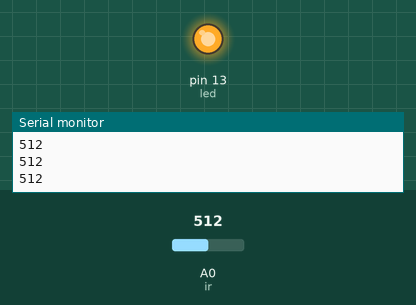
Recording of a sketch running on a simulated Arduino Uno, built with avr-gcc and run on an emulated ATmega328P. On the bench: output pins drawn as LEDs (lit = HIGH), the last lines printed to the serial monitor. The test bench sets the inputs (shaded band); at power-on: A0 (ir) = 512.

Above: at 1.2 s.
1.3 s: A0 (ir) set to 487
At 2.3 s:
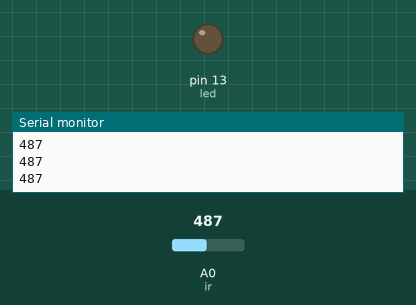
2.8 s: A0 (ir) set to 510
At 3.6 s:
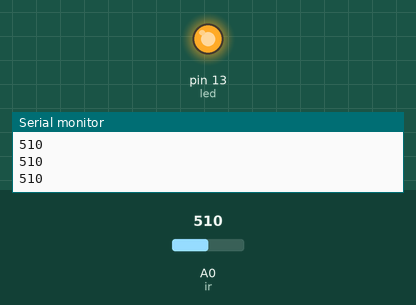
4.3 s: A0 (ir) set to 490
At 4.6 s:
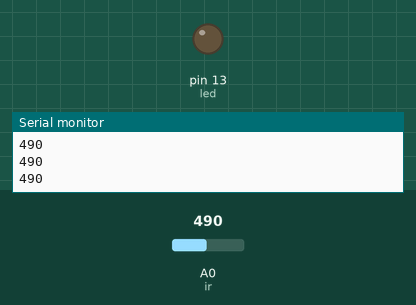
Timing chart, 0 to 7.3 s (numbered marks = the images above; inputs shaded):
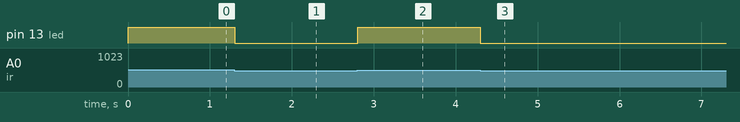

Measured:
- the behaviour switches between 500 and 499 on A0 (ir) (found by bisection; images 0 and 1)
- after the input at 1.3 s, pin 13 (led): HIGH → LOW at once
- after the input at 2.8 s, pin 13 (led): LOW → HIGH at once
- after the input at 4.3 s, pin 13 (led): HIGH → LOW at once

The sketch:

ir_test.ino
```cpp
int ir=A0;
int led = 13;


void setup() {
  // put your setup code here, to run once:
pinMode( ir,INPUT);

pinMode(led,OUTPUT);
Serial.begin(9600);

}

void loop() {
  // put your main code here, to run repeatedly:
Serial.println(analogRead (ir));
if (analogRead (ir)<500)
digitalWrite(led,LOW);

else
digitalWrite(led,HIGH);

}
```
